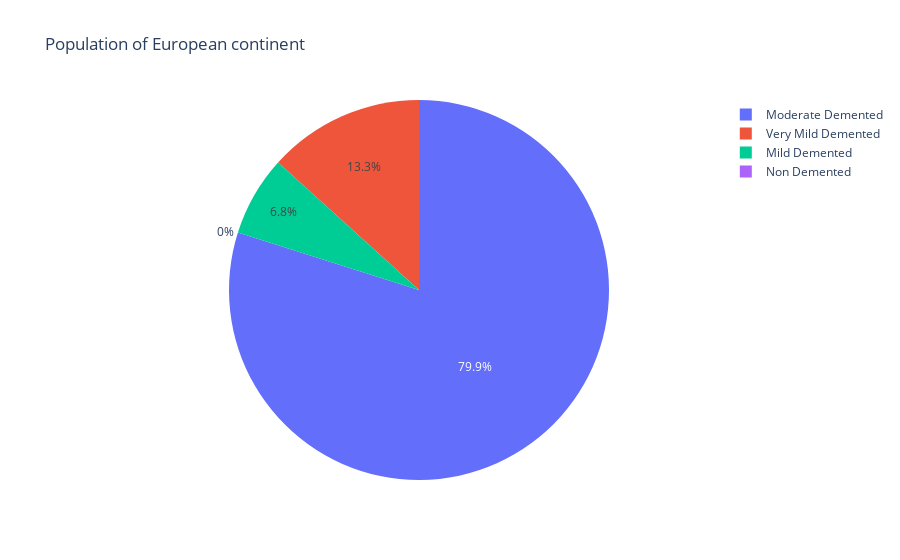

The cell this chart's notebook holds for it:
### Code cell
px.pie(values=test_pred_show,names=mapping.keys(), title='Probabilities of the prediction')

### Figure 1 — Plotly figure (JSON) as saved in the notebook; plotly's stock layout.template omitted (floating-point values rounded to 4 significant figures)
{"data": [{"domain": {"x": [0, 1], "y": [0, 1]}, "hovertemplate": "label=%{label}<br>value=%{value}<extra></extra>", "labels": ["Non Demented", "Very Mild Demented", "Mild Demented", "Moderate Demented"], "legendgroup": "", "name": "", "showlegend": true, "type": "pie", "values": [0, 0.133, 0.068, 0.799]}], "layout": {"legend": {"tracegroupgap": 0}, "title": {"text": "Population of European continent"}}}
